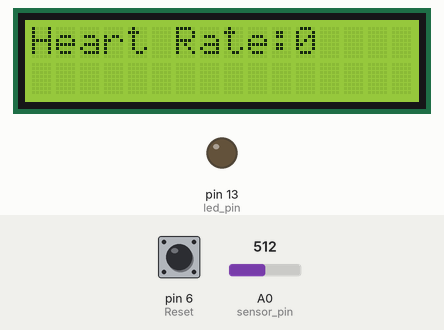
This sketch was run on a simulated Arduino Uno, built with avr-gcc and run on an emulated ATmega328P. Parts: 16×2 character LCD, output pins drawn as LEDs (lit = HIGH). Inputs (shaded band) come from the test bench; at power-on: A0 (sensor_pin) = 512, pin 6 (Reset) LOW. What the sketch prints to the serial monitor is not drawn.

Above: at 1.2 s.
1.3 s: A0 (sensor_pin) set to 528
At 2.0 s:
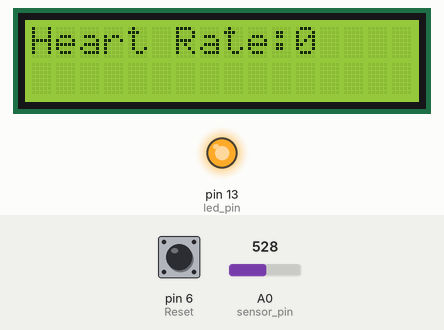
2.8 s: A0 (sensor_pin) set to 511
At 3.2 s:
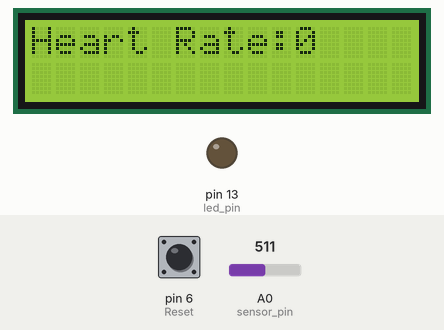
5.8 s: A0 (sensor_pin) set to 535
At 6.7 s:
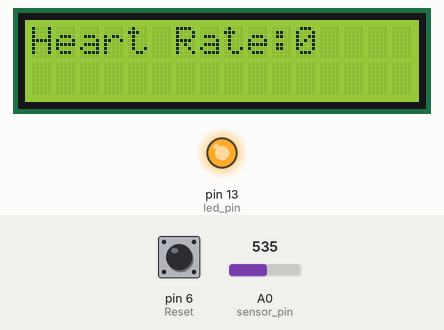
Timing chart, 0 to 8.8 s (numbered marks = the images above; inputs shaded):
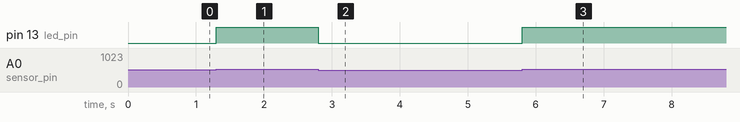

The sketch:

heart_beat_sensor.ino
```cpp
#include <Wire.h>
 #include <LiquidCrystal_I2C.h>
 LiquidCrystal_I2C lcd(0x27,16,2);
int sensor_pin = A0;

int led_pin = 13;
int Reset=6;
 int heart_rate=0;

volatile int analog_data;

volatile int time_between_beats = 600;

volatile boolean pulse_signal = false;

volatile int beat[10];         //heartbeat values will be sotred in this array

volatile int peak_value = 512;

volatile int trough_value = 512;

volatile int thresh = 525;

volatile int amplitude = 100;

volatile boolean first_heartpulse = true;

volatile boolean second_heartpulse = false;

volatile unsigned long samplecounter = 0;   //This counter will tell us the pulse timing

volatile unsigned long lastBeatTime = 0;


void setup()

{

  pinMode(led_pin,OUTPUT);
pinMode(Reset, INPUT);
  Serial.begin(115200);

   lcd.begin();
   lcd.backlight();// starting the lcd
                                // printing heart beat on the display

   lcd.setCursor(0,1);                                         // setting the cursor from start

  interruptSetup();

}


void loop()

{

      Serial.print("BPM: ");
     lcd.clear();
     lcd.print("Heart Rate:");
     lcd.print(heart_rate);
      Serial.println(heart_rate);
int rst = digitalRead(Reset);
Serial.print(rst);
      delay(200); //  take a break


}


void interruptSetup()

{

  TCCR2A = 0x02;  // This will disable the PWM on pin 3 and 11

  OCR2A = 0X7C;   // This will set the top of count to 124 for the 500Hz sample rate

  TCCR2B = 0x06;  // DON'T FORCE COMPARE, 256 PRESCALER

  TIMSK2 = 0x02;  // This will enable interrupt on match between OCR2A and Timer

  sei();          // This will make sure that the global interrupts are enable

}


ISR(TIMER2_COMPA_vect)

{

  cli();

  analog_data = analogRead(sensor_pin);

  samplecounter += 2;

  int N = samplecounter - lastBeatTime;


  if(analog_data < thresh && N > (time_between_beats/5)*3)

    {

      if (analog_data < trough_value)

      {

        trough_value = analog_data;

      }

    }


  if(analog_data > thresh && analog_data > peak_value)

    {

      peak_value = analog_data;

    }


   if (N > 250)

  {

    if ( (analog_data > thresh) && (pulse_signal == false) && (N > (time_between_beats/5)*3) )

      {

        pulse_signal = true;

        digitalWrite(led_pin,HIGH);

        time_between_beats = samplecounter - lastBeatTime;

        lastBeatTime = samplecounter;


       if(second_heartpulse)

        {

          second_heartpulse = false;

          for(int i=0; i<=9; i++)

          {

            beat[i] = time_between_beats; //Filling the array with the heart beat values

          }

        }


        if(first_heartpulse)

        {

          first_heartpulse = false;

          second_heartpulse = true;

          sei();

          return;

        }


      word runningTotal = 0;


      for(int i=0; i<=8; i++)

        {

          beat[i] = beat[i+1];

          runningTotal += beat[i];

        }


      beat[9] = time_between_beats;

      runningTotal += beat[9];

      runningTotal /= 10;

      heart_rate = 60000/runningTotal;

    }

  }


  if (analog_data < thresh && pulse_signal == true)

    {

      digitalWrite(led_pin,LOW);

      pulse_signal = false;

      amplitude = peak_value - trough_value;

      thresh = amplitude/2 + trough_value;

      peak_value = thresh;

      trough_value = thresh;

    }


  if (N > 2500)

    {

      thresh = 512;

      peak_value = 512;

      trough_value = 512;

      lastBeatTime = samplecounter;

      first_heartpulse = true;

      second_heartpulse = false;

    }


  sei();

}
```

Measured:
- the behaviour switches between 512 and 513 on A0 (sensor_pin) (found by bisection; images 0 and 1)
- after the input at 1.3 s, pin 13 (led_pin): LOW → HIGH at once
- after the input at 2.8 s, pin 13 (led_pin): HIGH → LOW at once
- after the input at 5.8 s, pin 13 (led_pin): LOW → HIGH at once
